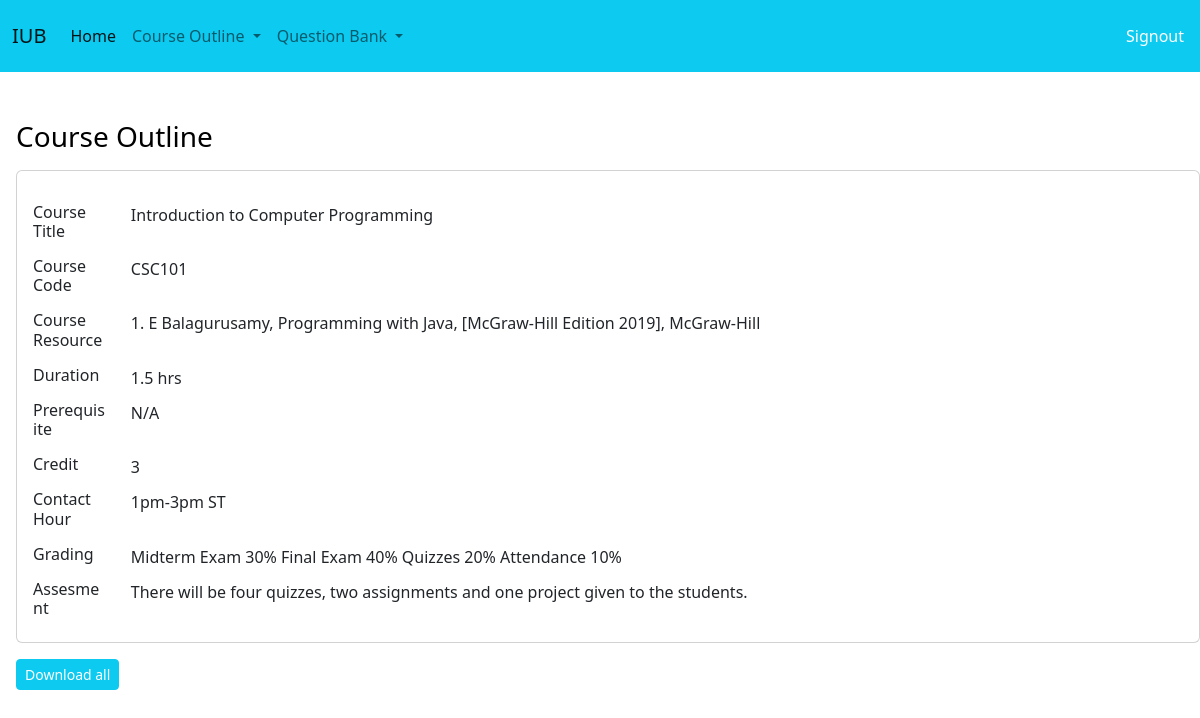
/browse/, run on an earlier commit of the app's database.
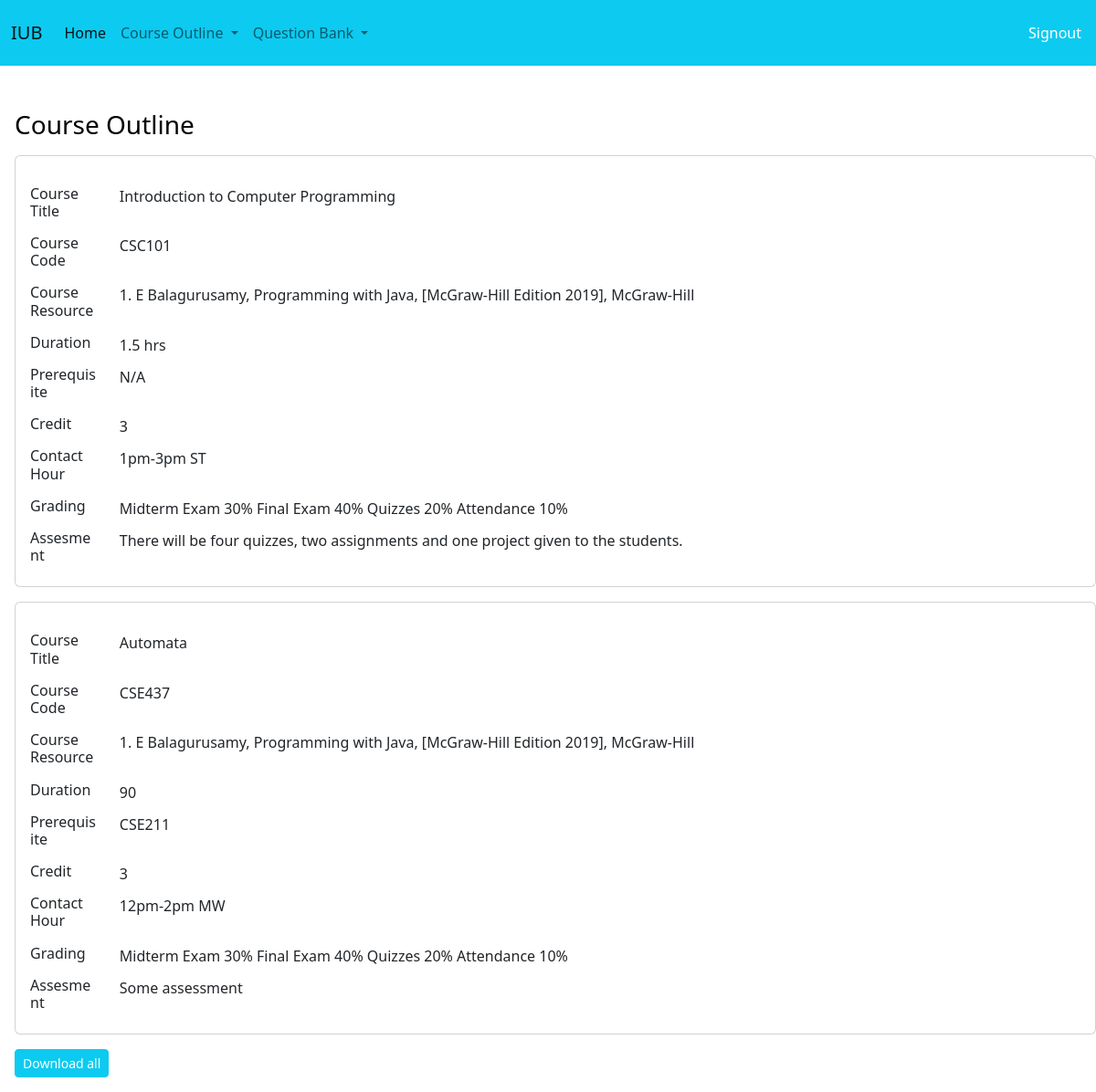
And on a later commit of the database.
### bank/models.py (models this page shows)
class CourseOutline(models.Model):
    CourseTitle=models.CharField(max_length=100, blank=True)
    courseCode=models.CharField(max_length=20)
    courseResource=models.TextField()
    duration=models.CharField(max_length=10, blank=True)
    PreRequisite=models.CharField(max_length=100, blank=True)
    credit=models.IntegerField()
    contactHour=models.CharField(max_length=30, blank=True)
    grading=models.TextField()
    assesment=models.TextField()
    SEMS=(
        ('Summer','Summer'),
        ('Spring','Spring'),
        ('Autumn', 'Autumn')
    )
    semester=models.CharField(max_length=6, choices=SEMS)
    year=models.IntegerField(default=2022)
    days=models.TextField(blank=True)
    name=models.CharField(max_length=50)
    email=models.TextField()
    mob=models.CharField(max_length=11,blank=True,null=True)
    office=models.CharField(max_length=25,blank=True,null=True)
    course_descrip=models.TextField()
    mark=models.FloatField()

### bank/views.py (the view)
# urls.py: path('browse/', views.browseOutline, name="browseOutline"),
def browseOutline(request):
    courseOutline=CourseOutline.objects.all()
    return render(request,'bank/browse_courseOutline.html', {'courseOutline':courseOutline} )

### bank/templates/bank/browse_courseOutline.html
{% extends 'bank/base.html' %}
{% block title %}
Course Outline
{% endblock %}
{% block content %}
{% for c in courseOutline %}
<div class="ms-3 mt-3 card card-body">
    <div class="mt-3 row justify-content-start">
        <div class="col-1">
          <h6>Course Title</h6>
        </div>
        <div class="col-8">
          {{c.CourseTitle}}
        </div>
    </div>
    <div class="mt-2 row justify-content-start">
        <div class="col-1">
          <h6>Course Code</h6>
        </div>
        <div class="col-8">
          {{c.courseCode}}
        </div>
    </div>
    <div class="mt-2 row justify-content-start">
        <div class="col-1">
          <h6>Course Resource</h6>
        </div>
        <div class="col-8">
          {{c.courseResource}}
        </div>
    </div>
    <div class="mt-2 row justify-content-start">
        <div class="col-1">
          <h6>Duration</h6>
        </div>
        <div class="col-8">
          {{c.duration}}
        </div>
    </div>
    <div class="mt-2 row justify-content-start">
        <div class="col-1">
          <h6>Prerequisite</h6>
        </div>
        <div class="col-8">
          {{c.PreRequisite}}
        </div>
    </div>
    <div class="mt-2 row justify-content-start">
        <div class="col-1">
          <h6>Credit</h6>
        </div>
        <div class="col-8">
          {{c.credit}}
        </div>
    </div>
    <div class="mt-2 row justify-content-start">
      <div class="col-1">
        <h6>Contact Hour</h6>
      </div>
      <div class="col-8">
        {{c.contactHour}}
      </div>
  </div>
    <div class="mt-2 row justify-content-start">
    <div class="col-1">
      <h6>Grading</h6>
    </div>
    <div class="col-8">
      {{c.grading}}
    </div>
  </div>
<div class="mt-2 row justify-content-start">
    <div class="col-1">
      <h6>Assesment</h6>
    </div>
    <div class="col-8">
      {{c.assesment}}
    </div>
  </div>
</div>
{% endfor %}
    <td><a class="mt-3 ms-3 mb-3 btn btn-sm btn-info text-white" href="{% url 'outlines_pdf' %}">Download all</a></td>
{% endblock %}

### bank/templates/bank/base.html (shortened to what this page needs)
<!DOCTYPE html>
<html lang="en">
<head>
    {% include 'bank/navbar_.html' %}
    <h3  class="mt-5 ms-3 text-black">
    {% block title %}
    {% endblock %}
    </h3>
    <link href="https://cdn.jsdelivr.net/npm/bootstrap@5.2.2/dist/css/bootstrap.min.css" rel="stylesheet">
</head>
<body>
    {% block content %}
</body>
</html>

### bank/templates/bank/navbar_.html (shortened to what this page needs)
{% load static %}
<nav class="navbar navbar-expand-lg bg-info">
    <div class="container-fluid">
      <a class="navbar-brand" href="#">IUB</a>
      <div class="collapse navbar-collapse" id="navbarSupportedContent">
        <ul class="navbar-nav me-auto mb-2 mb-lg-0">
          <li class="nav-item">
            <a class="nav-link active" aria-current="page" href="{% url 'dashboard' %}">Home</a>
          </li>
          <li class="nav-item dropdown">
            <a class="nav-link dropdown-toggle" href="#" role="button" data-bs-toggle="dropdown" aria-expanded="false">
              Course Outline
            </a>
          </li>
          <li class="nav-item dropdown">
            <a class="nav-link dropdown-toggle" href="#" role="button" data-bs-toggle="dropdown" aria-expanded="false">
              Question Bank
            </a>
          </li>
        </ul>
      </div>
    </div>
          <ul class="nav navbar-nav navbar-right p-3">
            <li><a href="{% url 'login' %}" class=" text-decoration-none text-white">Signout</a></li>
          </ul>
      </nav>

What changed in the data, as far as the page shows it:
added CourseOutline: CourseTitle "Automata", courseCode "CSE437", courseResource "1. E Balagurusamy, Programming with Java, [McGraw-Hill Edition 2019], McGraw-Hill", duration "90", PreRequisite "CSE211", credit "3", contactHour "12pm-2pm MW", grading "Midterm Exam 30% Final Exam 40% Quizzes 20% Attendance 10%", assesment "Some assessment"
